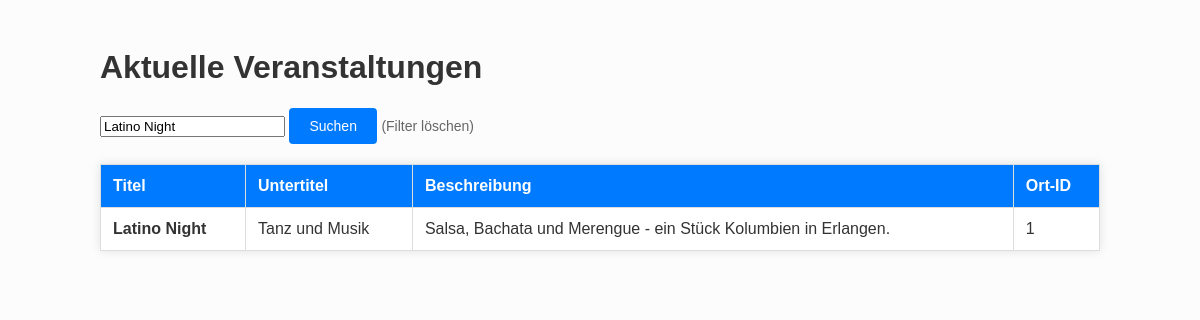
/index.php?suche=Latino Night, run on the app's committed database.
### tables this page shows
create table veranstaltung (
                               veranstaltung_id int auto_increment primary key,
                               titel varchar(100),
                               untertitel varchar(100),
                               beschreibung varchar(255),
                               buchungsportal varchar(100),
                               bild varchar(50),
                               veranstaltungsort_id int,
                               preiskategorie_id int,
                               veranstalter_id int,
                               veranstaltungsart1_id int,
                               veranstaltungskategorie1_id int
);

### src/EventRepository.php (called while the page is built, shortened)
<?php
function sucheVeranstaltungen($link, $suchbegriff) {
    $sql = "SELECT * FROM veranstaltung WHERE titel LIKE ? OR beschreibung LIKE ?";
    $stmt = mysqli_prepare($link, $sql);
    $suchterm = "%" . $suchbegriff . "%";
    mysqli_stmt_bind_param($stmt, "ss", $suchterm, $suchterm);
    mysqli_stmt_execute($stmt);
    $result = mysqli_stmt_get_result($stmt);
    $daten = [];
    while ($row = mysqli_fetch_array($result, MYSQLI_ASSOC)) {
        $daten[] = $row;
    }
    return $daten;
}
?>

### templates/veranstaltungsliste.php (the view)
<div class="container">
    <h1>Aktuelle Veranstaltungen</h1>
    <div class="search-container">
        <form action="index.php" method="GET">
            <input type="text"
                   name="suche"
                   class="search-input"
                   placeholder="Suchen nach..."
                   value="<?php echo isset($_GET['suche']) ? htmlspecialchars($_GET['suche']) : ''; ?>">
            <button type="submit" class="search-btn">
                Suchen
            </button>
            <?php if (isset($_GET['suche']) && $_GET['suche'] !== ''): ?>
                <a href="index.php" class="reset-link">(Filter löschen)</a>
            <?php endif; ?>
        </form>
    </div>
    <?php if (empty($daten)): ?>
        <p>Keine Veranstaltungen gefunden.</p>
    <?php else: ?>
        <table class="event-table">
            <thead>
            <tr>
                <th>Titel</th>
                <th>Untertitel</th>
                <th>Beschreibung</th>
                <th>Ort-ID</th>
            </tr>
            </thead>
            <tbody>
            <?php foreach ($daten as $eintrag): ?>
                <tr>
                    <td>
                        <strong><?php echo htmlspecialchars($eintrag['titel']); ?></strong>
                    </td>
                    <td>
                        <?php echo htmlspecialchars($eintrag['untertitel']); ?>
                    </td>
                    <td>
                        <?php echo htmlspecialchars($eintrag['beschreibung']); ?>
                    </td>
                    <td>
                        <?php echo $eintrag['veranstaltungsort_id']; ?>
                    </td>
                </tr>
            <?php endforeach; ?>
            </tbody>
        </table>
    <?php endif; ?>
</div>

### public/css/styles.css (style rules this page uses)
.container { max-width: 1000px; margin: 0 auto; }
.event-table { width: 100%; border-collapse: collapse; margin-top: 20px; background-color: #fff; box-shadow: 0 0 10px rgba(0,0,0,0.1); }
.event-table th, .event-table td { border: 1px solid #ddd; padding: 12px; text-align: left; }
.event-table th { background-color: #007bff; color: #ffffff; }
.search-container { margin-bottom: 20px; display: flex; align-items: center; gap: 10px; }
.search-btn { padding: 10px 20px; background-color: #007bff; color: white; border: none; border-radius: 4px; cursor: pointer; font-size: 14px; transition: background-color 0.2s; }
.reset-link { color: #666; text-decoration: none; font-size: 14px; }

### data on the page
veranstaltung: titel "Latino Night", untertitel "Tanz und Musik", beschreibung "Salsa, Bachata und Merengue - ein Stück Kolumbien in Erlangen.", veranstaltungsort "1"
